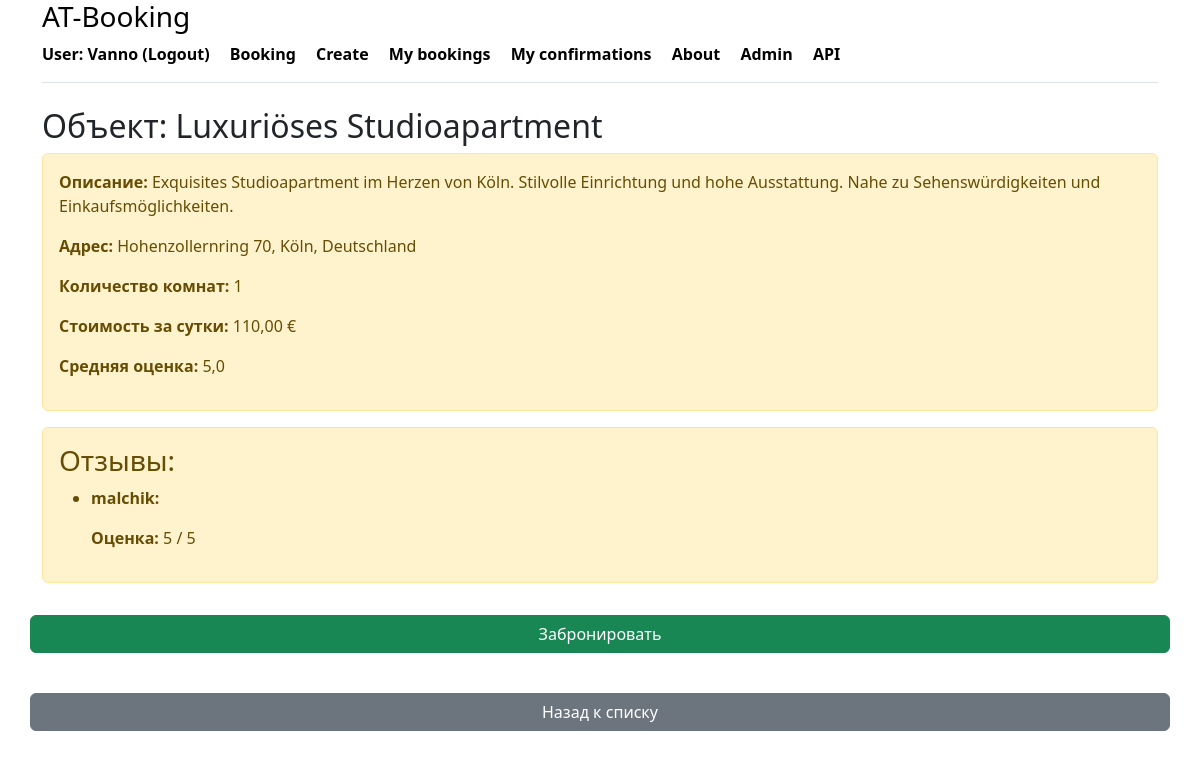
/housing/10/ (signed in), run on an earlier commit of the app's database.
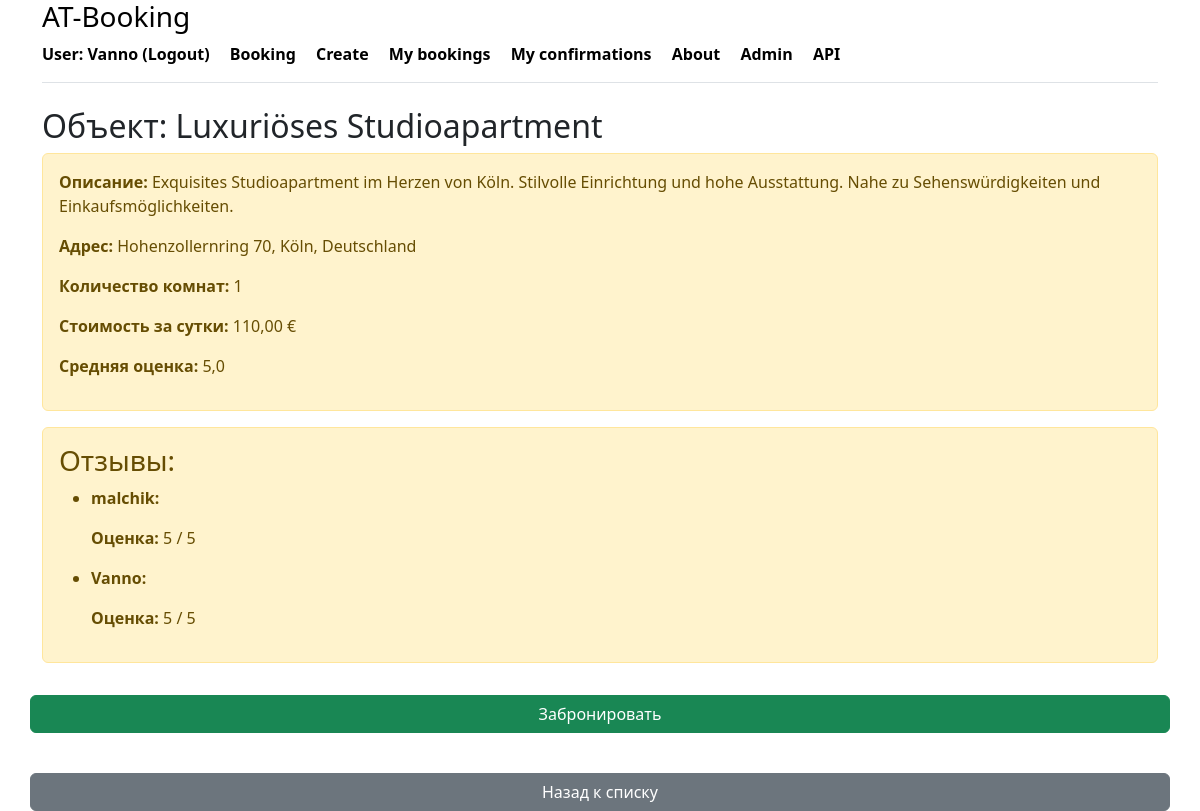
And on a later commit of the database.
### booking/models.py (models this page shows, shortened)
class Review(models.Model):
    rating = models.IntegerField(_('Rating'))
    text = models.TextField(_('Review'))
    created_at = models.DateTimeField(auto_now_add=True)
    owner = models.ForeignKey(User, on_delete=models.CASCADE, related_name='reviews')
    housing = models.ForeignKey(Housing, on_delete=models.CASCADE, related_name='reviews')
    class Meta:
        verbose_name_plural = _('reviews')
        verbose_name = _('review')

### booking/views.py (the view)
# urls.py: path('housing/<int:housing_id>/', housing_detail, name='housing_detail'),
@login_required
def housing_detail(request, housing_id):
    housing = get_object_or_404(Housing, pk=housing_id)
    reviews = Review.objects.filter(housing=housing)
    if request.user.is_authenticated:
        view_entry, created = ViewHistory.objects.get_or_create(
            user=request.user,
            housing=housing
        )
        if not created:
            view_entry.view_count = F('view_count') + 1
            view_entry.save()
    context = {
        'housing': housing,
        'reviews': reviews
    }
    return render(request, 'booking/housing_detail.html', context)

### booking/models.py (called while the page is built)
    def get_average_rating(self):
        avg_rating = self.reviews.aggregate(Avg('rating')).get('rating__avg')
        return avg_rating if avg_rating is not None else 0  # Возвращаем 0, если нет отзывов

### booking/templates/booking/housing_detail.html (shortened to what this page needs)
{% extends 'booking/base.html' %}
{% block content %}
    <h2>Объект: {{ housing.name }}</h2>
    <div class="alert alert-warning mt-2">
        <p><strong>Описание:</strong> {{ housing.description }}</p>
        <p><strong>Адрес:</strong> {{ housing.street }} {{ housing.house_number }}, {{ housing.city }}, {{ housing.country }}</p>
        <p><strong>Количество комнат:</strong> {{ housing.rooms }}</p>
        <p><strong>Стоимость за сутки:</strong> {{ housing.price }} €</p>
        <p><strong>Средняя оценка:</strong> {{ housing.get_average_rating }}</p>
    </div>
    <div class="alert alert-warning mt-2">
        <h3>Отзывы:</h3>
        {% if reviews %}
            <ul>
                {% for review in reviews %}
                    <li>
                        <p><strong>{{ review.owner.username }}:</strong></p>
                        <p><strong>Оценка:</strong> {{ review.rating }} / 5</p>
                    </li>
                {% endfor %}
            </ul>
        {% else %}
            <p>Отзывов пока нет. Будьте первым, кто оставит отзыв!</p>
        {% endif %}
    </div>
    <div class="row">
    <a href="{% url 'create_booking' housing.id %}" class="btn btn-success mt-3">Забронировать</a>
    </div>
    <br>
    <div class="row">
    <a href="{% url 'housing_list' %}" class="btn btn-secondary mt-3">Назад к списку</a>
    </div>
{% endblock %}

What changed in the data, as far as the page shows it:
added Review: owner.username "Vanno", rating "5"
